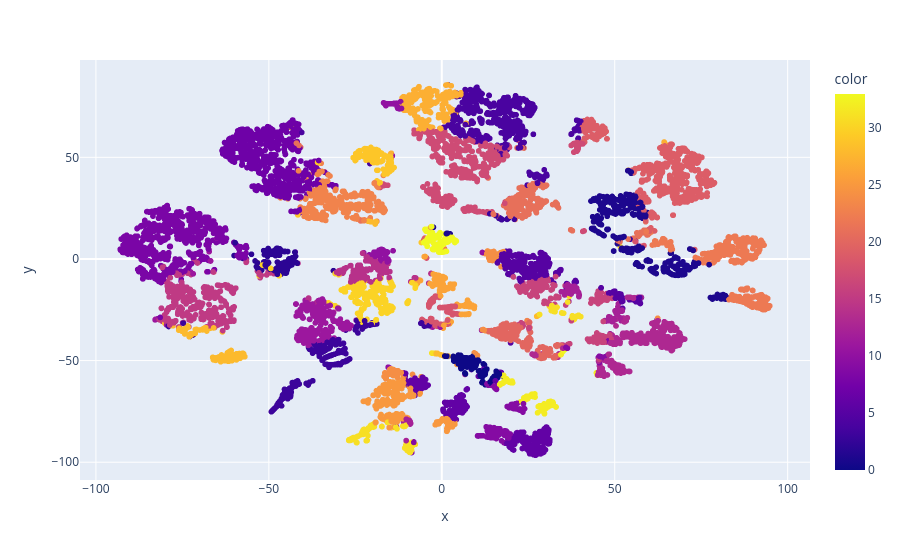

The notebook cell saved with this chart:
### Markdown cell above
I will visualize the clusters on a 2D plot (I reduce dimensionality with t-SNE).

### Code cell
tsne = TSNE(n_components=2)
cluster_data_2d = tsne.fit_transform(cluster_data)

best_model = models[sils.index(max(sils))]
labels = best_model.labels_

fig = px.scatter(
    x=cluster_data_2d[:, 0],
    y=cluster_data_2d[:, 1],
    color=labels
)
fig.show()

### Figure 1 — Plotly figure (JSON) as saved in the notebook; plotly's stock layout.template omitted (floating-point values rounded to 4 significant figures; data arrays with more than 128 entries replaced by an {"elided": "..."} marker saying what was removed)
{"data": [{"hovertemplate": "x=%{x}<br>y=%{y}<br>color=%{marker.color}<extra></extra>", "legendgroup": "", "marker": {"color": {"elided": "11000 int values"}, "coloraxis": "coloraxis", "symbol": "circle"}, "mode": "markers", "name": "", "showlegend": false, "type": "scattergl", "x": {"elided": "11000 float values"}, "xaxis": "x", "y": {"elided": "11000 float values"}, "yaxis": "y"}], "layout": {"coloraxis": {"colorbar": {"title": {"text": "color"}}, "colorscale": [[0, "#0d0887"], [0.1111, "#46039f"], [0.2222, "#7201a8"], [0.3333, "#9c179e"], [0.4444, "#bd3786"], [0.5556, "#d8576b"], [0.6667, "#ed7953"], [0.7778, "#fb9f3a"], [0.8889, "#fdca26"], [1, "#f0f921"]]}, "legend": {"tracegroupgap": 0}, "margin": {"t": 60}, "xaxis": {"anchor": "y", "domain": [0, 1], "title": {"text": "x"}}, "yaxis": {"anchor": "x", "domain": [0, 1], "title": {"text": "y"}}}}
